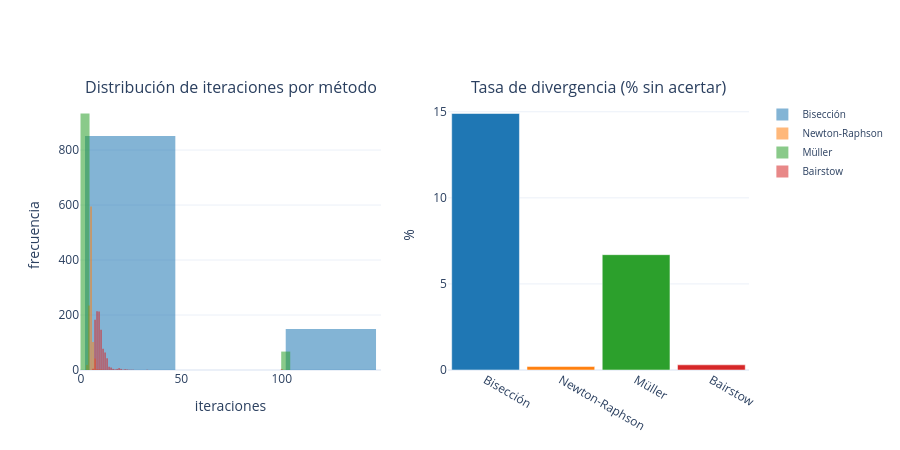

Source (notebook cell):
### Markdown cell above
---
# 7. Gráficos de desempeño

Primero el **histograma comparativo** y la **tasa de divergencia**; luego el
**box plot** (la vista más informativa) y la **distribución de la respuesta física**.

> 🖱️ Las gráficas son **interactivas**: acerca con la rueda, **selecciona puntos** con la caja
> o el lazo, y descarga la imagen con el icono de cámara.

### Code cell
# @title 📊 Histograma de iteraciones y % de divergencia (interactivo)
_fig = visualizar.graficar_histograma(RES)
_fig.show(config=visualizar.config_plotly())

### Figure 1 — Plotly figure (JSON) as saved in the notebook; plotly's stock layout.template omitted (floating-point values rounded to 4 significant figures; data arrays with more than 128 entries replaced by an {"elided": "..."} marker saying what was removed)
{"data": [{"marker": {"color": "#1f77b4"}, "name": "Bisección", "opacity": 0.55, "type": "histogram", "x": {"elided": "1000 float values"}, "xaxis": "x", "yaxis": "y"}, {"marker": {"color": "#ff7f0e"}, "name": "Newton-Raphson", "opacity": 0.55, "type": "histogram", "x": {"elided": "1000 float values"}, "xaxis": "x", "yaxis": "y"}, {"marker": {"color": "#2ca02c"}, "name": "Müller", "opacity": 0.55, "type": "histogram", "x": {"elided": "1000 float values"}, "xaxis": "x", "yaxis": "y"}, {"marker": {"color": "#d62728"}, "name": "Bairstow", "opacity": 0.55, "type": "histogram", "x": {"elided": "1000 float values"}, "xaxis": "x", "yaxis": "y"}, {"marker": {"color": ["#1f77b4", "#ff7f0e", "#2ca02c", "#d62728"]}, "name": "% divergencia", "showlegend": false, "type": "bar", "x": ["Bisección", "Newton-Raphson", "Müller", "Bairstow"], "xaxis": "x2", "y": [14.9, 0.2, 6.7, 0.3], "yaxis": "y2"}], "layout": {"annotations": [{"font": {"size": 16}, "showarrow": false, "text": "Distribución de iteraciones por método", "x": 0.225, "xanchor": "center", "xref": "paper", "y": 1, "yanchor": "bottom", "yref": "paper"}, {"font": {"size": 16}, "showarrow": false, "text": "Tasa de divergencia (% sin acertar)", "x": 0.775, "xanchor": "center", "xref": "paper", "y": 1, "yanchor": "bottom", "yref": "paper"}], "bargap": 0.1, "barmode": "overlay", "height": 450, "legend": {"font": {"size": 10}}, "xaxis": {"anchor": "y", "domain": [0, 0.45], "title": {"text": "iteraciones"}}, "xaxis2": {"anchor": "y2", "domain": [0.55, 1]}, "yaxis": {"anchor": "x", "domain": [0, 1], "title": {"text": "frecuencia"}}, "yaxis2": {"anchor": "x2", "domain": [0, 1], "title": {"text": "%"}}}}
